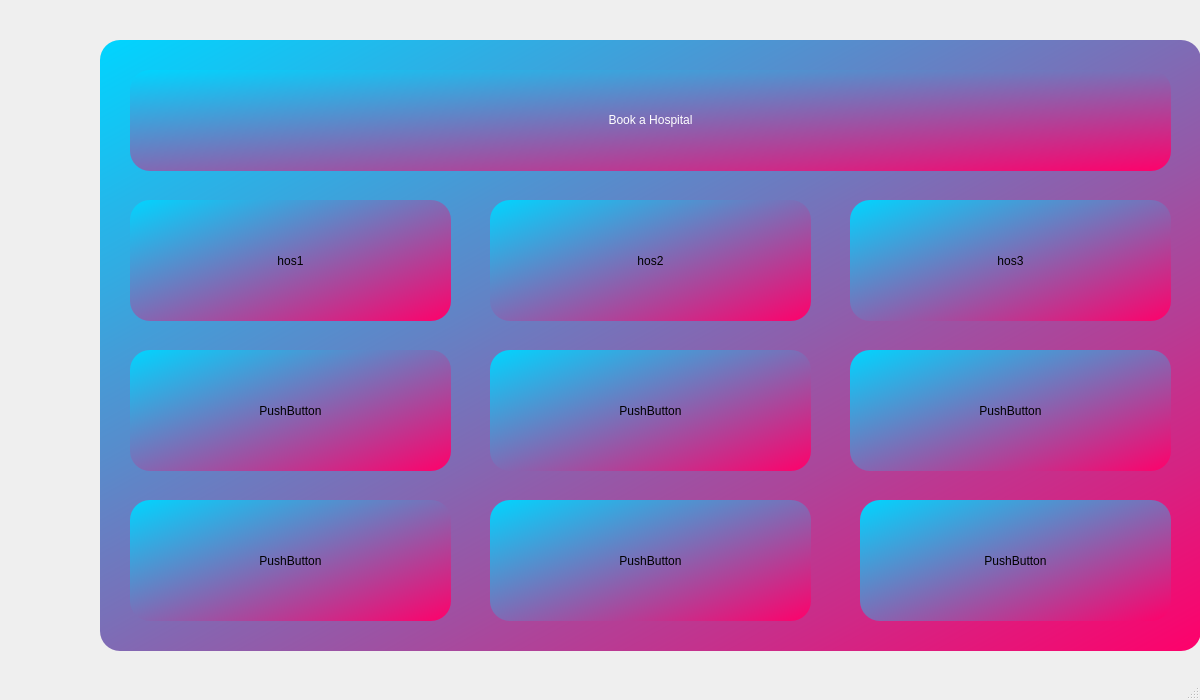
<?xml version="1.0" encoding="UTF-8"?>
<ui version="4.0">
 <class>Hospitals</class>
 <widget class="QMainWindow" name="Hospitals">
  <property name="geometry">
   <rect>
    <x>0</x>
    <y>0</y>
    <width>1200</width>
    <height>700</height>
   </rect>
  </property>
  <property name="windowTitle">
   <string>MainWindow</string>
  </property>
  <widget class="QWidget" name="centralwidget">
   <widget class="QGroupBox" name="groupBox">
    <property name="geometry">
     <rect>
      <x>100</x>
      <y>40</y>
      <width>1101</width>
      <height>611</height>
     </rect>
    </property>
    <property name="styleSheet">
     <string notr="true">background-color: qlineargradient(spread:reflect, x1:0, y1:0, x2:1, y2:1, stop:0 rgba(0, 213, 255, 255), stop:1 rgba(255, 0, 106, 255));
border-radius: 20px;</string>
    </property>
    <widget class="QPushButton" name="hos1">
     <property name="geometry">
      <rect>
       <x>30</x>
       <y>160</y>
       <width>321</width>
       <height>121</height>
      </rect>
     </property>
     <property name="sizePolicy">
      <sizepolicy hsizetype="Preferred" vsizetype="Preferred">
       <horstretch>0</horstretch>
       <verstretch>0</verstretch>
      </sizepolicy>
     </property>
     <property name="text">
      <string>hos1</string>
     </property>
    </widget>
    <widget class="QPushButton" name="hos2">
     <property name="geometry">
      <rect>
       <x>390</x>
       <y>160</y>
       <width>321</width>
       <height>121</height>
      </rect>
     </property>
     <property name="sizePolicy">
      <sizepolicy hsizetype="Preferred" vsizetype="Preferred">
       <horstretch>0</horstretch>
       <verstretch>0</verstretch>
      </sizepolicy>
     </property>
     <property name="text">
      <string>hos2</string>
     </property>
    </widget>
    <widget class="QPushButton" name="hos3">
     <property name="geometry">
      <rect>
       <x>750</x>
       <y>160</y>
       <width>321</width>
       <height>121</height>
      </rect>
     </property>
     <property name="sizePolicy">
      <sizepolicy hsizetype="Preferred" vsizetype="Preferred">
       <horstretch>0</horstretch>
       <verstretch>0</verstretch>
      </sizepolicy>
     </property>
     <property name="text">
      <string>hos3</string>
     </property>
    </widget>
    <widget class="QPushButton" name="hos9">
     <property name="geometry">
      <rect>
       <x>760</x>
       <y>460</y>
       <width>311</width>
       <height>121</height>
      </rect>
     </property>
     <property name="sizePolicy">
      <sizepolicy hsizetype="Preferred" vsizetype="Preferred">
       <horstretch>0</horstretch>
       <verstretch>0</verstretch>
      </sizepolicy>
     </property>
     <property name="text">
      <string>PushButton</string>
     </property>
    </widget>
    <widget class="QPushButton" name="hos4">
     <property name="geometry">
      <rect>
       <x>30</x>
       <y>310</y>
       <width>321</width>
       <height>121</height>
      </rect>
     </property>
     <property name="sizePolicy">
      <sizepolicy hsizetype="Preferred" vsizetype="Preferred">
       <horstretch>0</horstretch>
       <verstretch>0</verstretch>
      </sizepolicy>
     </property>
     <property name="text">
      <string>PushButton</string>
     </property>
    </widget>
    <widget class="QPushButton" name="hos6">
     <property name="geometry">
      <rect>
       <x>750</x>
       <y>310</y>
       <width>321</width>
       <height>121</height>
      </rect>
     </property>
     <property name="sizePolicy">
      <sizepolicy hsizetype="Preferred" vsizetype="Preferred">
       <horstretch>0</horstretch>
       <verstretch>0</verstretch>
      </sizepolicy>
     </property>
     <property name="text">
      <string>PushButton</string>
     </property>
    </widget>
    <widget class="QPushButton" name="hos5">
     <property name="geometry">
      <rect>
       <x>390</x>
       <y>310</y>
       <width>321</width>
       <height>121</height>
      </rect>
     </property>
     <property name="sizePolicy">
      <sizepolicy hsizetype="Preferred" vsizetype="Preferred">
       <horstretch>0</horstretch>
       <verstretch>0</verstretch>
      </sizepolicy>
     </property>
     <property name="text">
      <string>PushButton</string>
     </property>
    </widget>
    <widget class="QPushButton" name="hos7">
     <property name="geometry">
      <rect>
       <x>30</x>
       <y>460</y>
       <width>321</width>
       <height>121</height>
      </rect>
     </property>
     <property name="sizePolicy">
      <sizepolicy hsizetype="Preferred" vsizetype="Preferred">
       <horstretch>0</horstretch>
       <verstretch>0</verstretch>
      </sizepolicy>
     </property>
     <property name="text">
      <string>PushButton</string>
     </property>
    </widget>
    <widget class="QPushButton" name="hos8">
     <property name="geometry">
      <rect>
       <x>390</x>
       <y>460</y>
       <width>321</width>
       <height>121</height>
      </rect>
     </property>
     <property name="sizePolicy">
      <sizepolicy hsizetype="Preferred" vsizetype="Preferred">
       <horstretch>0</horstretch>
       <verstretch>0</verstretch>
      </sizepolicy>
     </property>
     <property name="text">
      <string>PushButton</string>
     </property>
    </widget>
    <widget class="QLabel" name="label">
     <property name="geometry">
      <rect>
       <x>30</x>
       <y>30</y>
       <width>1041</width>
       <height>101</height>
      </rect>
     </property>
     <property name="styleSheet">
      <string notr="true">font: 600 36pt &quot;Segoe UI&quot;;
color: rgb(255, 255, 255);</string>
     </property>
     <property name="text">
      <string>&lt;html&gt;&lt;head/&gt;&lt;body&gt;&lt;p&gt;Book a Hospital&lt;/p&gt;&lt;/body&gt;&lt;/html&gt;</string>
     </property>
     <property name="alignment">
      <set>Qt::AlignCenter</set>
     </property>
    </widget>
   </widget>
  </widget>
  <widget class="QMenuBar" name="menubar">
   <property name="geometry">
    <rect>
     <x>0</x>
     <y>0</y>
     <width>1200</width>
     <height>17</height>
    </rect>
   </property>
  </widget>
  <widget class="QStatusBar" name="statusbar"/>
 </widget>
 <resources/>
 <connections/>
</ui>
